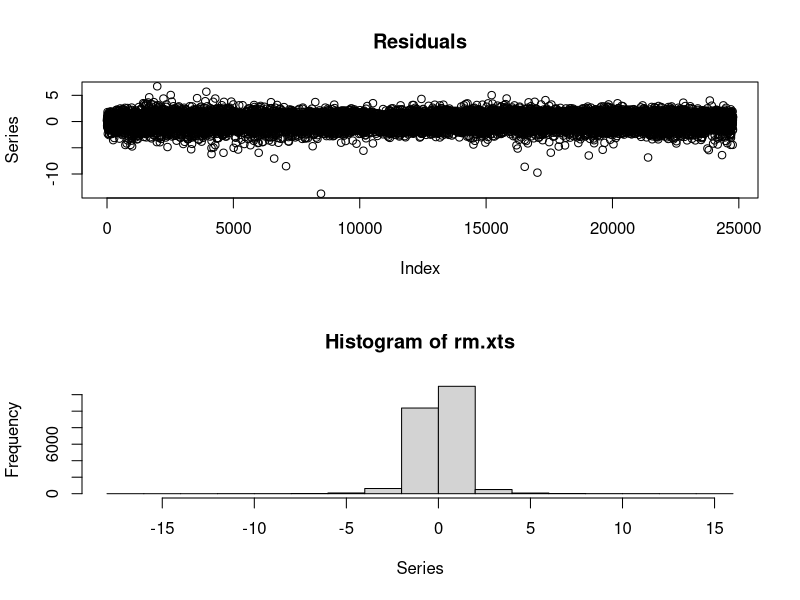
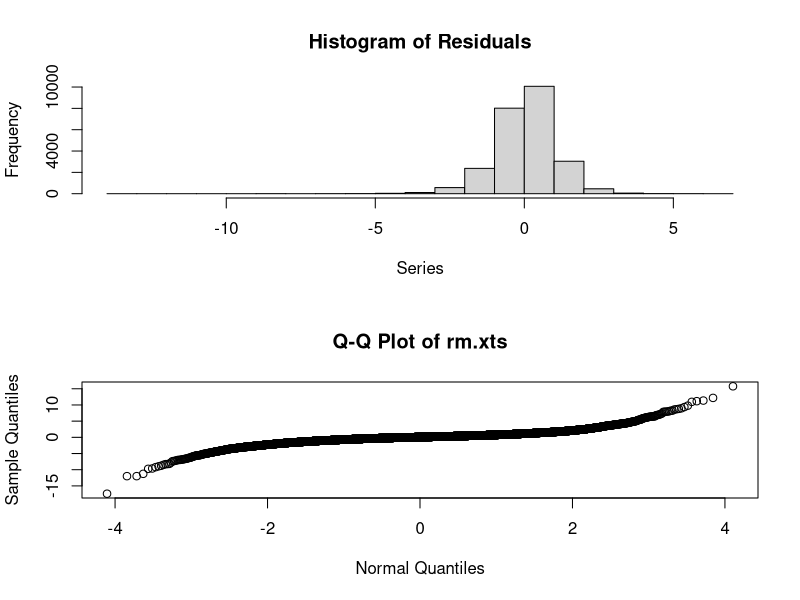
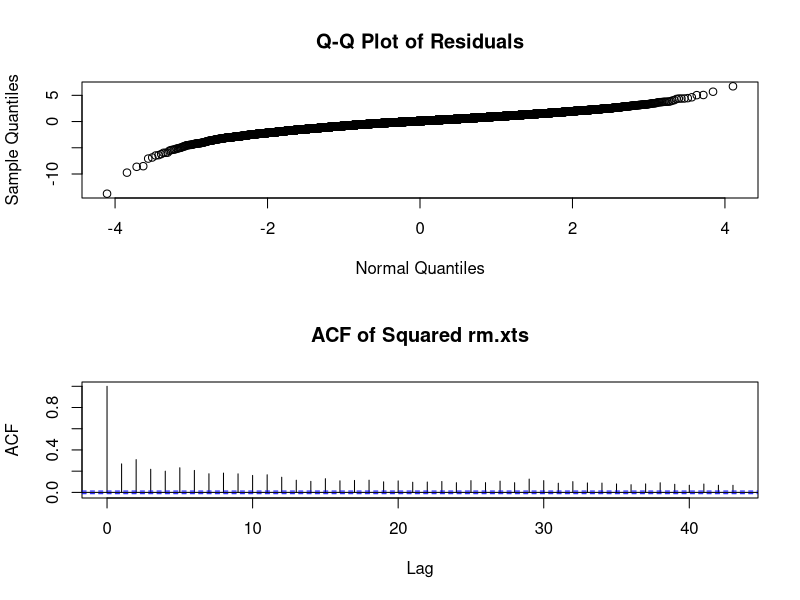
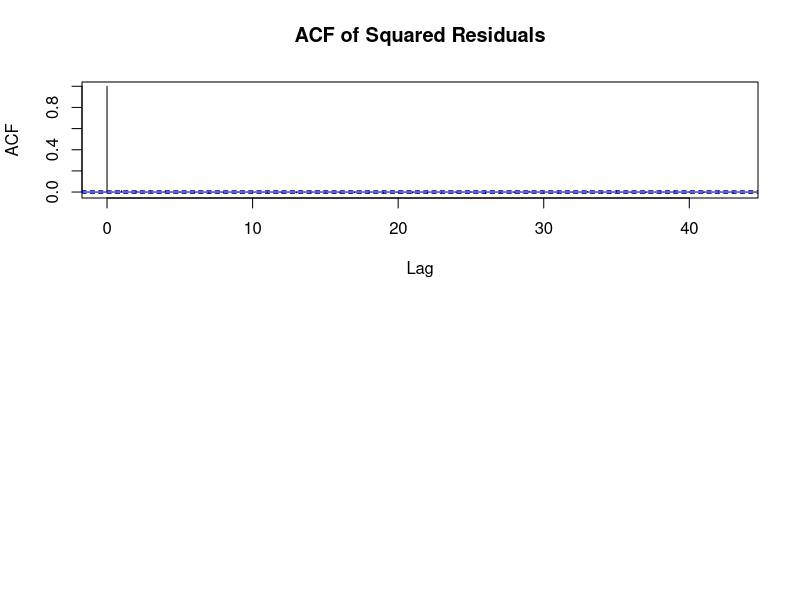
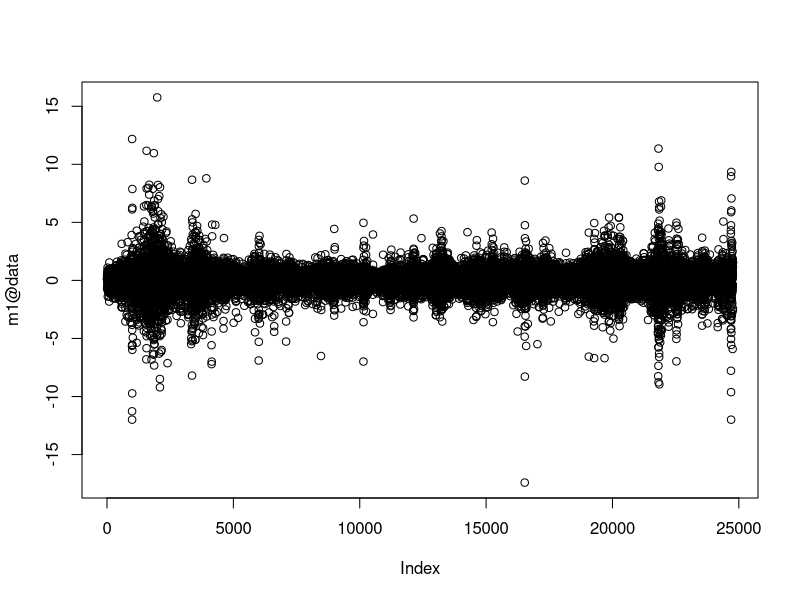
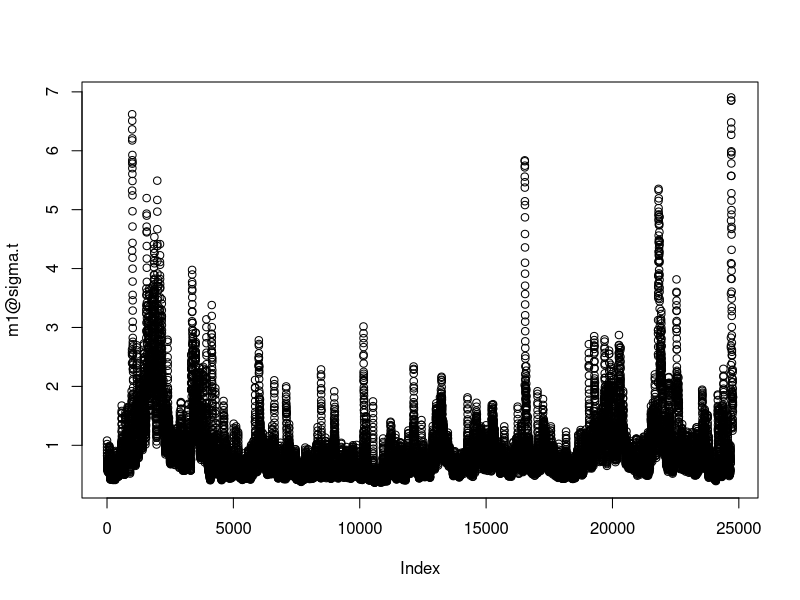
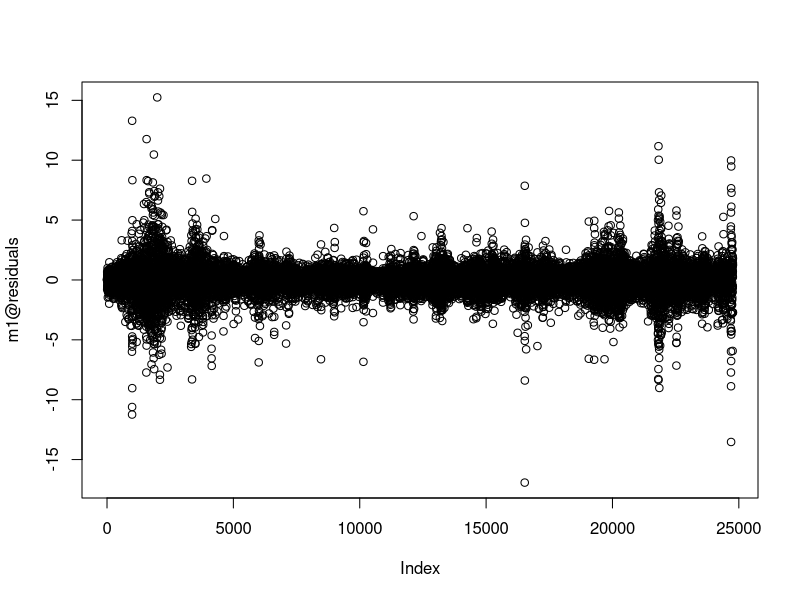
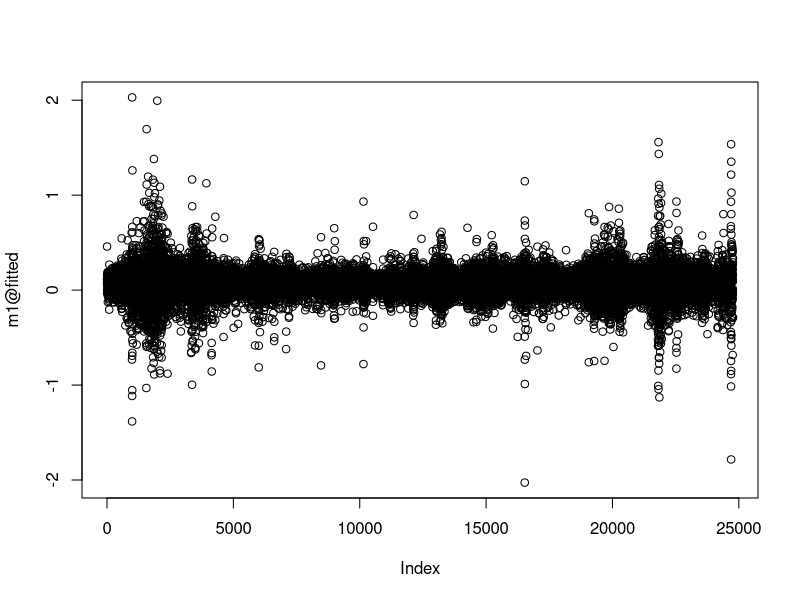

Write the R code that produced these figures, in order.
#-------------------------------------------------------------------------------------
# ECMT2130 Financial Econometrics
# Written by Geoff Shuetrim
# Lecture 11: GARCH model estimation and testing
#
# Topics:
#
# - Basic GARCH model estimation (tseries package): https://www.rdocumentation.org/packages/tseries/versions/0.10-47
#
# - Practical article on GARCH usage: https://www.r-bloggers.com/a-practical-introduction-to-garch-modeling/
#
# - Great tutorial on using the fGarch package: https://kevinkotze.github.io/ts-12-tut/
#
#-------------------------------------------------------------------------------------

# install.packages("tseries")
library(tseries)

#install.packages("fGarch")
library(fGarch)

# install.packages("readxl")
library(readxl)

# install.packages("xts")
library(xts)

#-------------------------------------------------------------------------------------
# GARCH model of daily returns
# Uses tseries and readxl and xts packages
#-------------------------------------------------------------------------------------

# Read data from spreadsheet in same folder as this R script.
equityIndexData <- read_excel("Fama_French_market_daily_returns.xlsx")
dates = as.Date(equityIndexData$Date)

# Represent data as an extended time-series, omitting first 6 columns
# Note it is important to only have numeric data in the extended timeseries object columns!
rm.xts <- xts(equityIndexData$Rm, order.by=dates)

model <- garch(rm.xts, order = c(1, 1), grad="numerical")

summary(model)

plot(model)

#-------------------------------------------------------------------------------------
# ARMA + GARCH estimation
# Use fGarch package
#-------------------------------------------------------------------------------------

m1=garchFit(formula=~arma(2,0)+garch(1,1),data=rm.xts,trace=TRUE)
summary(m1)

# Plot the original data (rm.xts)
plot(m1@data)
#Confirm this by comparing the first 5 values
head(rm.xts,5)
head(m1@data)

# Plot the fitted error standard deviations
plot(m1@sigma.t)

# Plot the fitted error variances
head(m1@h.t ^ 0.5,5)
# Again confirm the information by comparing the first 5 values
head(m1@h.t ^ 0.5,5)
head(m1@sigma.t,5)

# Plot the model residuals
plot(m1@residuals)

# Confirm that the series$z values are also the residuals:
head(m1@residuals,5)

# Plot the fitted values
plot(m1@fitted)

# Compare fitted values + residuals to the original data - they should match.
head(m1@fitted + m1@residuals,5)
head(m1@data,5)

# Model coefficient estimates
m1@fit$coef

# Model coefficient estimate standard errors
m1@fit$se.coef

# Hessian matrix (second derivatives of the likelihood function)
m1@fit$hessian

# Variance covariance matrix of coefficients
m1@fit$cvar

# Compare to the inverse hessian matrix...
solve(m1@fit$hessian)

#standard errors
sqrt(diag(m1@fit$cvar))

# Confirm these match the given standard errors.
m1@fit$se.coef

#-------------------------------------------------------------------------------------
# GARCH prediction
# Uses fGarch package
#-------------------------------------------------------------------------------------

# Make forecasts of the original series.
predict(m1,3)

# Can you construct the forecast error variances over the next 3 days?
# Use the model coefficients and the last few residuals and the last error variance fitted value.

#-------------------------------------------------------------------------------------
# GARCH testing
# LR/LM/Wald tests
#-------------------------------------------------------------------------------------
# Add example of testing restriction on GARCH structure and ARMA structure jointly using
# the 3 different types of tests.
